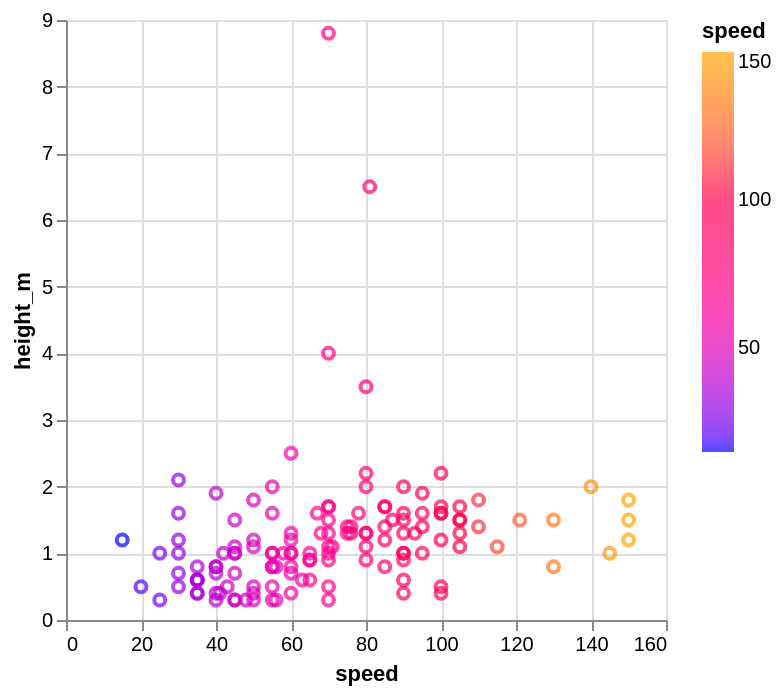

The notebook cell saved with this chart:
### Code cell
domain = [15, 150]
range = ['blue', 'orange']

alt.Chart(df).mark_point().encode(
    x = 'speed', 
    y = 'height_m', 
    color = alt.Color('speed').scale(domain=domain, range=range)
)

### Figure 1 — Vega-Lite specification as saved in the notebook (floating-point values rounded to 4 significant figures; data arrays with more than 128 entries replaced by an {"elided": "..."} marker saying what was removed)
{"config": {"view": {"continuousWidth": 300, "continuousHeight": 300}}, "data": {"name": "data-6d2ba33157fdd47daf73c52c1d0ec124"}, "mark": {"type": "point"}, "encoding": {"color": {"field": "speed", "scale": {"domain": [15, 150], "range": ["blue", "orange"]}, "type": "quantitative"}, "x": {"field": "speed", "type": "quantitative"}, "y": {"field": "height_m", "type": "quantitative"}}, "$schema": "https://vega.github.io/schema/vega-lite/v5.20.1.json", "datasets": {"data-6d2ba33157fdd47daf73c52c1d0ec124": {"elided": "151 records"}}}
